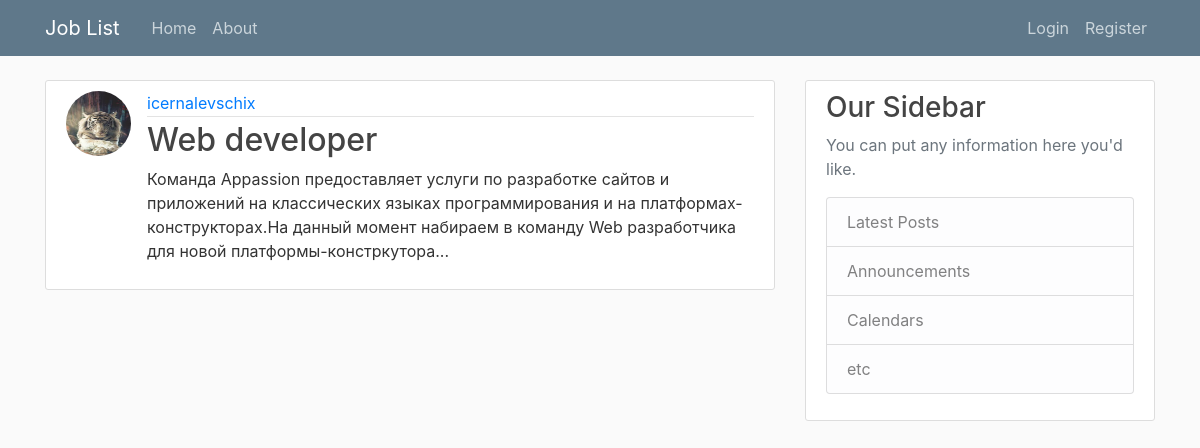
The app's page /post/65/ with its own data.
### job_list/models.py (models this page shows, shortened)
class Post(models.Model):
    title = models.CharField(max_length=100)
    content = models.TextField()
    date_posted = models.DateTimeField(default=timezone.now)
    date_expire = models.DateField(default=expire_date(30))
    author = models.ForeignKey(User, on_delete=models.CASCADE)
    sallary = models.CharField(default='Negociabil', max_length=20)

### users/models.py (models this page shows, shortened)
class Profile(models.Model):
    user = models.OneToOneField(User, on_delete=models.CASCADE)
    image = models.ImageField(default='default.jpg', upload_to='profile_pics')

### job_list/views.py (the view)
# urls.py: path('post/<int:pk>/', views.PostDetailView.as_view(), name='post-detail'),
class PostDetailView(DetailView):
    model = Post

### job_list/templates/job_list/post_detail.html (shortened to what this page needs)
{% extends "job_list/base.html" %}
{% block content %}
    <article class="media content-section">
      <img class ="rounded-circle article-img" src="{{ object.author.profile.image.url }}">
        <div class="media-body">
          <div class="article-metadata">
            <a class="mr-2" href="{% url 'user-posts' object.author.username %}">{{ object.author }}</a>
          </div>
          <h2 class="article-title">{{ object.title }}</h2>
          <p class="article-content">{{ object.content }}</p>
        </div>
      </article>
{% endblock content %}

### job_list/static/job_list/main.css (style rules this page uses)
body { background: #fafafa; color: #333333; margin-top: 5rem; }
h1, h2, h3, h4, h5, h6 { color: #444444; }
.content-section { background: #ffffff; padding: 10px 20px; border: 1px solid #dddddd; border-radius: 3px; margin-bottom: 20px; }
.article-title { color: #444444; }
.article-content { white-space: pre-line; }
.article-img { height: 65px; width: 65px; margin-right: 16px; }
.article-metadata { padding-bottom: 1px; margin-bottom: 4px; border-bottom: 1px solid #e3e3e3 }

### records on screen
Post: author.profile.image (picture), author "icernalevschix", title "Web developer", content "Команда Appassion предоставляет услуги по разработке сайтов и приложений на классических языках программирования и на платформах-конструкторах.На данный момент набираем в команду Web разработчика для новой платформы-констркутора..."
